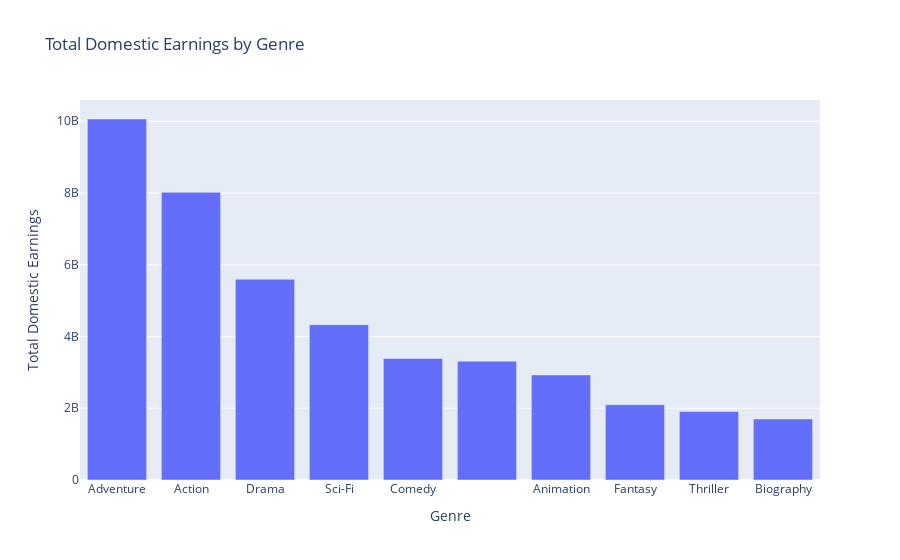
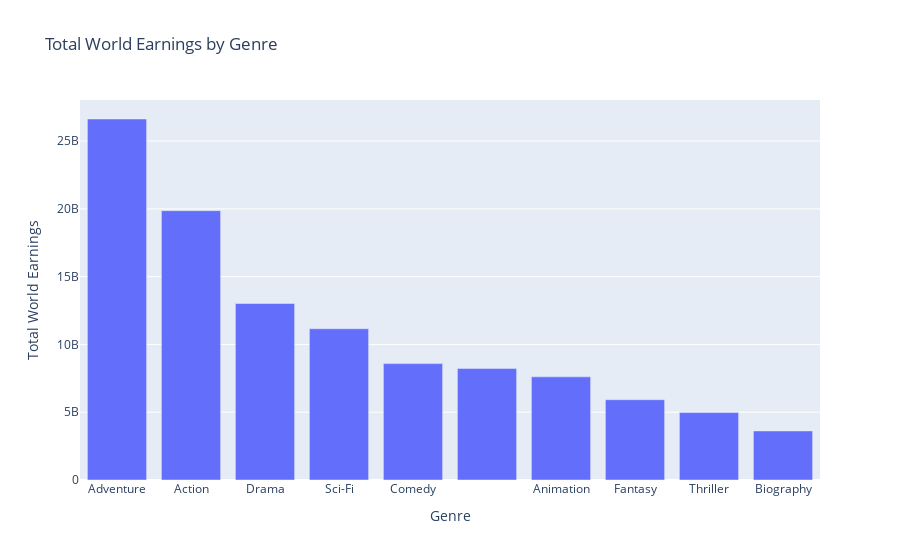

The code cell stored with these charts, in order, in its notebook:
### Code cell
#two bar charts showing releationship between earning and genre both for domestic and worldwide earnings
fig1 = px.bar(top10_earning, x="genre", y="Total_Dom_Earnings", 
              title="Total Domestic Earnings by Genre", 
              labels={"genre": "Genre", "Total_Dom_Earnings": "Total Domestic Earnings"})

fig2 = px.bar(top10_earning_world, x="genre", y="Total_World_Earnings", 
              title="Total World Earnings by Genre", 
              labels={"genre": "Genre", "Total_World_Earnings": "Total World Earnings"})

fig1.show()
fig2.show()

### Figure 1 — Plotly figure (JSON) as saved in the notebook; plotly's stock layout.template omitted (floating-point values rounded to 4 significant figures)
{"data": [{"alignmentgroup": "True", "hovertemplate": "Genre=%{x}<br>Total Domestic Earnings=%{y}<extra></extra>", "legendgroup": "", "marker": {"color": "#636efa", "pattern": {"shape": ""}}, "name": "", "offsetgroup": "", "orientation": "v", "showlegend": false, "textposition": "auto", "type": "bar", "x": ["Adventure", "Action", "Drama", "Sci-Fi", "Comedy", "", "Animation", "Fantasy", "Thriller", "Biography"], "xaxis": "x", "y": [10062990463, 8017718139, 5597022138, 4330953978, 3389144815, 3313099949, 2927485608, 2098797839, 1909753473, 1701972961], "yaxis": "y"}], "layout": {"autosize": true, "barmode": "relative", "legend": {"tracegroupgap": 0}, "title": {"text": "Total Domestic Earnings by Genre"}, "xaxis": {"anchor": "y", "autorange": true, "domain": [0, 1], "range": [-0.5, 9.5], "title": {"text": "Genre"}, "type": "category"}, "yaxis": {"anchor": "x", "autorange": true, "domain": [0, 1], "range": [0, 10592621540], "title": {"text": "Total Domestic Earnings"}, "type": "linear"}}}

### Figure 2 — Plotly figure (JSON) as saved in the notebook; plotly's stock layout.template omitted (floating-point values rounded to 4 significant figures)
{"data": [{"alignmentgroup": "True", "hovertemplate": "Genre=%{x}<br>Total World Earnings=%{y}<extra></extra>", "legendgroup": "", "marker": {"color": "#636efa", "pattern": {"shape": ""}}, "name": "", "offsetgroup": "", "orientation": "v", "showlegend": false, "textposition": "auto", "type": "bar", "x": ["Adventure", "Action", "Drama", "Sci-Fi", "Comedy", "", "Animation", "Fantasy", "Thriller", "Biography"], "xaxis": "x", "y": [26629828483, 19867495814, 13019043435, 11157452892, 8585548500, 8221327870, 7608724370, 5923915415, 4971837942, 3621330509], "yaxis": "y"}], "layout": {"autosize": true, "barmode": "relative", "legend": {"tracegroupgap": 0}, "title": {"text": "Total World Earnings by Genre"}, "xaxis": {"anchor": "y", "autorange": true, "domain": [0, 1], "range": [-0.5, 9.5], "title": {"text": "Genre"}, "type": "category"}, "yaxis": {"anchor": "x", "autorange": true, "domain": [0, 1], "range": [0, 28030000000.0], "title": {"text": "Total World Earnings"}, "type": "linear"}}}
